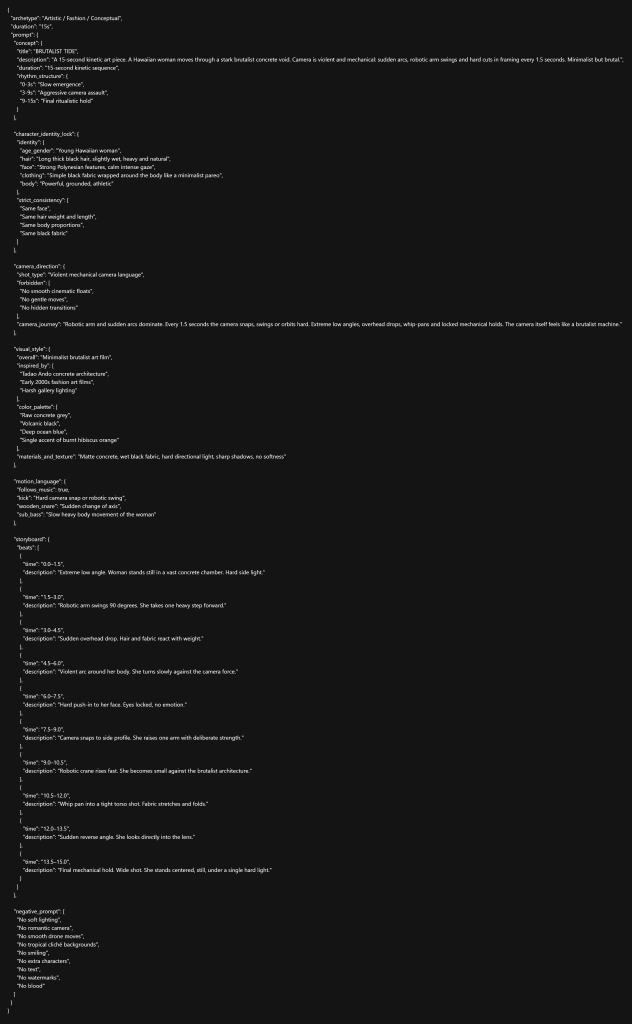
#> input picture Research/minimax-h3/json-prompting/images/HPtX4epWcAEDPyY.jpeg, 2525 x 4096 px (shown at 1/4 size)
$ python -i panel_outpaint.py   (imports and definitions only)
#> lines starting #> are read from the running program, lines starting #| are printed output that depends on the picture
"""Deterministic panel outpaint helpers (pure PIL + numpy).

Provides:
  - ``trim_gutter()``          — crop near-white borders from a panel crop.
  - ``prepad_to_aspect()``     — scale + centre a crop on a 16:9 canvas with
                                  plain white side bars.
  - ``center_region_drift()``  — compare only the locked inner box between the
                                  pre-padded crop and the model output.

No LLM calls, no network.  All operations are pixel-deterministic.
"""

from __future__ import annotations

import math
import os
from typing import Any

import numpy as np
from PIL import Image, ImageFilter

# ---------------------------------------------------------------------------
# Helpers
# ---------------------------------------------------------------------------


def _parse_size(size: str) -> tuple[int, int]:
    """Parse ``"WxH"`` → ``(W, H)``."""
#> in prepad_to_aspect, img is the input picture: PIL image 2525x4096 RGB; min 0, max 255, mean 23.1
    w, h = size.lower().split("x")
    return int(w), int(h)


def trim_gutter(
    img: Image.Image,
    *,
    threshold: int = 240,
    margin: int = 2,
) -> Image.Image:
    """Crop near-white borders from *img*.

    Scans rows/columns for pixels where **all** channels ≥ *threshold* and
    trims them.  A small *margin* is kept to avoid cutting into content.
    """
#> called with threshold = 240, margin = 2
    arr = np.array(img.convert("RGB"))
    h, w, _ = arr.shape
#> h = 4096; w = 2525

    # Rows / cols that are "white" (all channels ≥ threshold).
    white_rows = np.all(arr >= threshold, axis=(1, 2))  # shape (h,)
    white_cols = np.all(arr >= threshold, axis=(0, 2))  # shape (w,)

    # Find non-white bounding box.
    non_white_rows = np.where(~white_rows)[0]
#> non_white_rows = 4096 values from 0 to 4095
    non_white_cols = np.where(~white_cols)[0]
#> non_white_cols = 2525 values from 0 to 2524
    if len(non_white_rows) == 0 or len(non_white_cols) == 0:
        return img  # entirely white — return as-is

    top = max(0, non_white_rows[0] - margin)
#> top = 0
    bottom = min(h, non_white_rows[-1] + 1 + margin)
#> bottom = 4096
    left = max(0, non_white_cols[0] - margin)
#> left = 0
    right = min(w, non_white_cols[-1] + 1 + margin)
#> right = 2525

    return img.crop((left, top, right, bottom))


# [44 lines left out: function _mirror_fill_bar, not called in this run]


# ---------------------------------------------------------------------------
# Public API
# ---------------------------------------------------------------------------


def prepad_to_aspect(
    crop_path: str,
    out_path: str,
    *,
    size: str | None = None,
    gutter_threshold: int = 240,
    blur_radius: float = 8.0,
    feather: int = 6,
) -> dict[str, Any]:
    """Pre-pad a panel crop to a 16:9 canvas with plain white side bars.

    Steps:
      1. Open the crop and trim white gutters.
      2. Scale the trimmed crop to fit inside the target canvas height
         (preserving aspect ratio).
      3. Centre it on a plain white canvas.
      4. Save as PNG.

    Returns ``{"inner_box": (left, top, right, bottom)}`` — the pixel region
    where the original crop content lives on the canvas.  This is the
    **locked region** that the outpaint model must not alter.
    """
    if size is None:
        size = "2048x1152"
    canvas_w, canvas_h = _parse_size(size)

    img = Image.open(crop_path).convert("RGB")
    img = trim_gutter(img, threshold=gutter_threshold)

    # Scale to fit canvas height (the crop is roughly 1:1, canvas is 16:9).
    scale = canvas_h / img.height
#> scale = 0.281
    new_w = int(round(img.width * scale))
#> new_w = 710
    new_h = canvas_h
    # If the scaled width exceeds canvas width, scale by width instead.
    if new_w > canvas_w:
        scale = canvas_w / img.width
        new_w = canvas_w
        new_h = int(round(img.height * scale))

    scaled = img.resize((new_w, new_h), Image.LANCZOS)
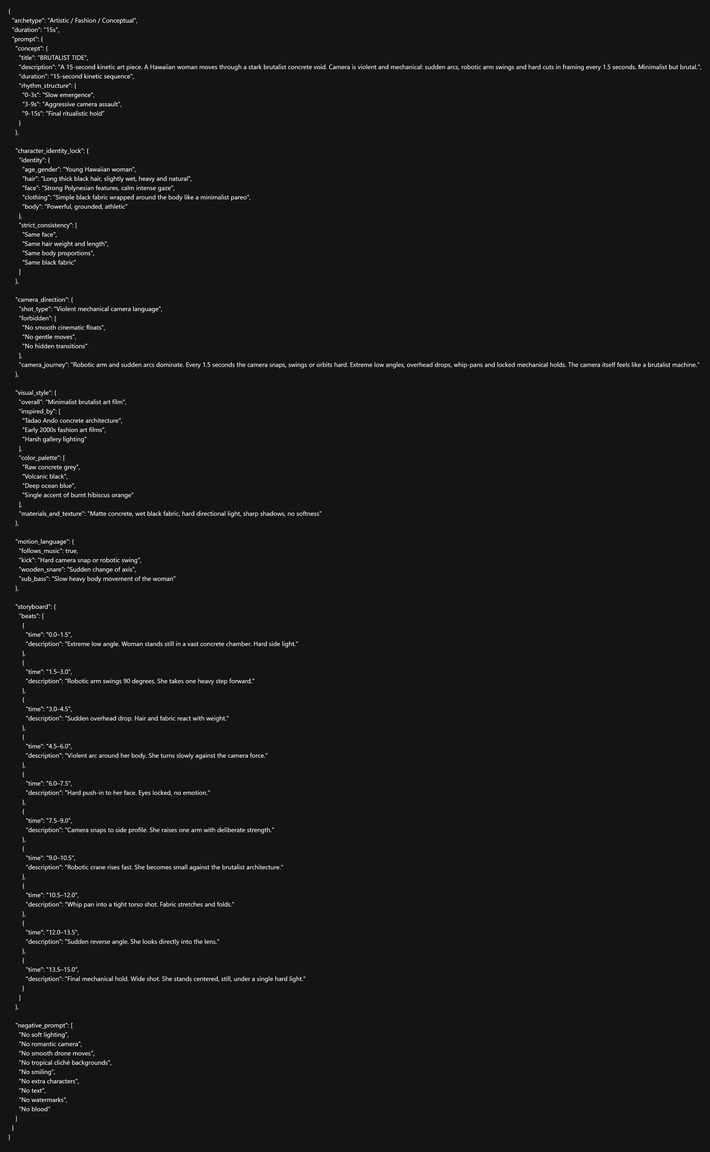
#> scaled: PIL image 710x1152 RGB; min 0, max 243, mean 23.1

    # Centre the scaled crop.
    paste_x = (canvas_w - new_w) // 2
#> paste_x = 669
    paste_y = (canvas_h - new_h) // 2

    # Create a plain white RGB canvas and paste the crop in the centre.
    # The white left/right bars are the explicit outpaint target for the model.
    canvas = Image.new("RGB", (canvas_w, canvas_h), (255, 255, 255))
#> canvas: PIL image 2048x1152 RGB; every value is 255
    canvas.paste(scaled, (paste_x, paste_y))
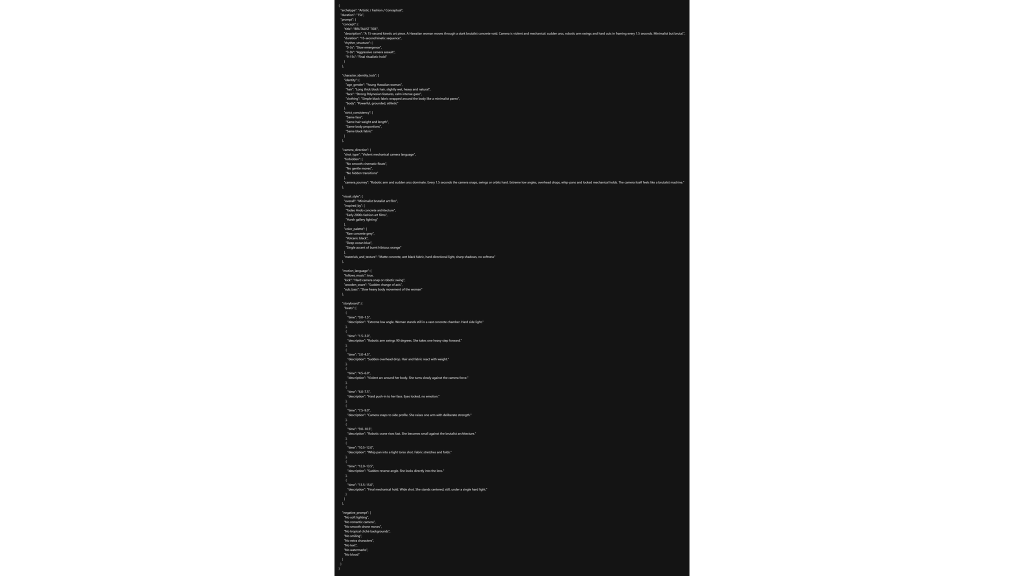
#> canvas: PIL image 2048x1152 RGB (shown at 1/2 size); min 0, max 255, mean 174.6

    os.makedirs(os.path.dirname(out_path), exist_ok=True)
    canvas.save(out_path, "PNG")

    inner_box = (paste_x, paste_y, paste_x + new_w, paste_y + new_h)
#> inner_box = (669, 0, 1379, 1152)
    return {"inner_box": inner_box}


# [61 lines left out: function center_region_drift, not called in this run]

>>> result = prepad_to_aspect('../../../Research/minimax-h3/json-prompting/images/HPtX4epWcAEDPyY.jpeg', 'out.png')
#> result = {'inner_box': (669, 0, 1379, 1152)}
